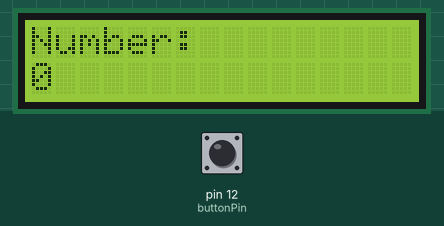
The sketch below on a simulated Arduino Uno, built with avr-gcc and run on an emulated ATmega328P. Shown: 16×2 character LCD. The test bench sets the inputs (shaded band); at power-on: pin 12 (buttonPin) HIGH.

Above: at 1.2 s.
1.3 s: pin 12 (buttonPin) pulled LOW for 0.15 s
At 2.5 s:
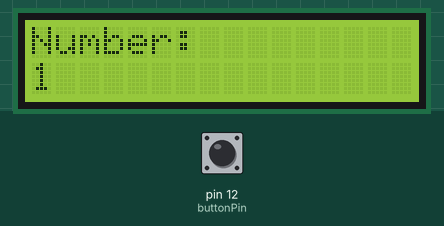
2.9 s: pin 12 (buttonPin) pulled LOW for 1 s
At 3.8 s:
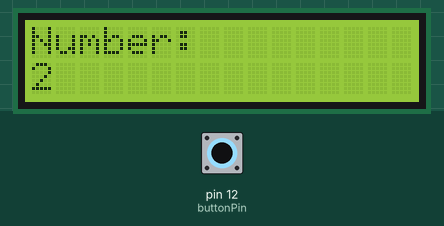
5.4 s: pin 12 (buttonPin) pulled LOW for 0.15 s
At 5.7 s:
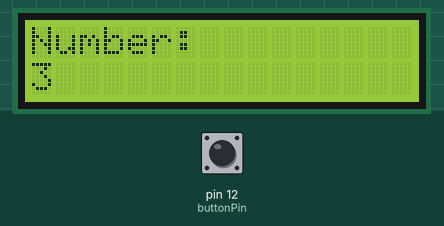
7.0 s: pin 12 (buttonPin) pulled LOW for 1 s
At 8.1 s:
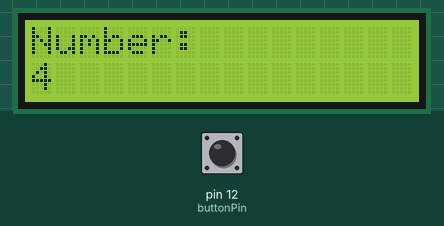
Timing chart, 0 to 10.0 s (numbered marks = the images above; inputs shaded):
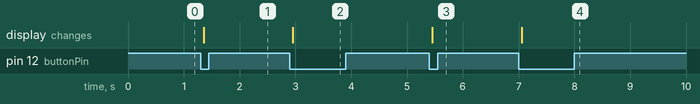

The sketch:

sketch_feb28a.ino
```cpp
#include <Wire.h>
#include <LiquidCrystal_I2C.h>


LiquidCrystal_I2C lcd(0x27, 16, 2);

const int buttonPin = 12;
int counter = 0;
bool lastButtonState = HIGH;

void setup() {
  lcd.init();
  lcd.backlight();

  pinMode(buttonPin, INPUT_PULLUP);

  lcd.setCursor(0, 0);
  lcd.print("Number:");

  updateDisplay();
}

void loop() {
  bool currentButtonState = digitalRead(buttonPin);

  if (lastButtonState == HIGH && currentButtonState == LOW) {
    delay(50);
    if (digitalRead(buttonPin) == LOW) {
      counter++;
      updateDisplay();
    }
  }


  lastButtonState = currentButtonState;
}

void updateDisplay() {
  lcd.setCursor(0, 1);
  lcd.print(counter);
  lcd.print("   ");
}
```

Measured:
- after the input at 1.3 s, the display: changes after 0.05 s (image 1)
- after the input at 2.9 s, the display: changes after 0.05 s (image 2)
- after the input at 5.4 s, the display: changes after 0.05 s (image 3)
- after the input at 7.0 s, the display: changes after 0.05 s (image 4)
